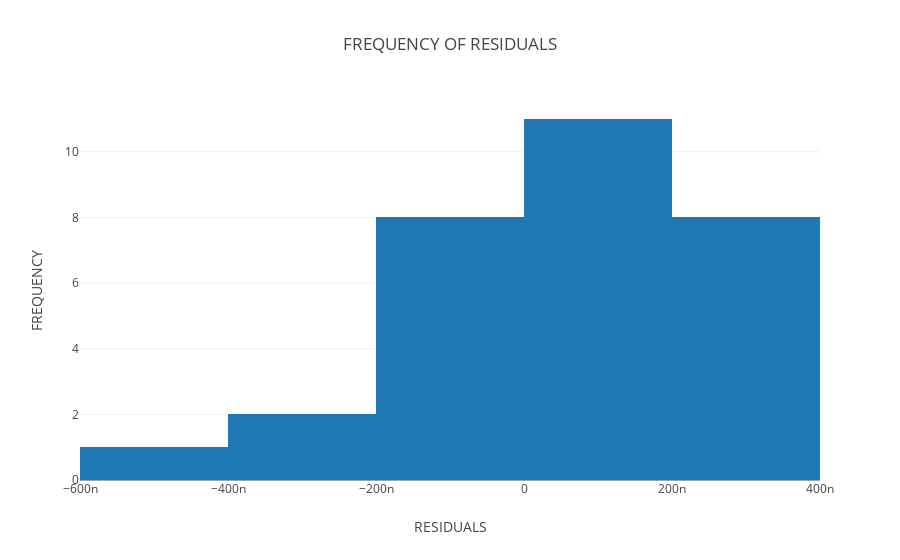

Notebook cell for this chart:
### Markdown cell above
## HISTOGRAM FOR REGRESSION ##

### Code cell
data = [go.Histogram(x=((reg.predict(X_test) - Y_test)))]
layout = go.Layout(
    title='FREQUENCY OF RESIDUALS',
    xaxis=dict(
        title='RESIDUALS'
    ),
    yaxis=dict(
        title='FREQUENCY'
    )
)
fig = go.Figure(data=data, layout=layout)
plot.iplot(fig, filename='histogram')

### Figure 1 — Plotly figure (JSON) as saved in the notebook; plotly's stock layout.template omitted (floating-point values rounded to 4 significant figures)
{"data": [{"type": "histogram", "x": [2.043e-08, -3.91e-07, 9.656e-08, -1.689e-08, 3.305e-07, 4.683e-08, 1.641e-07, -3.685e-07, 2.134e-07, -1.933e-07, 1.807e-07, 9.218e-08, -4.529e-07, 2.911e-07, 3.24e-08, -1.615e-07, 2.55e-07, -1.59e-07, 2.733e-07, 3.116e-08, -2.408e-08, -1.921e-07, 1.451e-07, 1.759e-07, 6.813e-08, 3.12e-07, 2.147e-07, -4e-08, 3.024e-07, -1.321e-07]}], "layout": {"title": "FREQUENCY OF RESIDUALS", "xaxis": {"title": "RESIDUALS"}, "yaxis": {"title": "FREQUENCY"}}}
